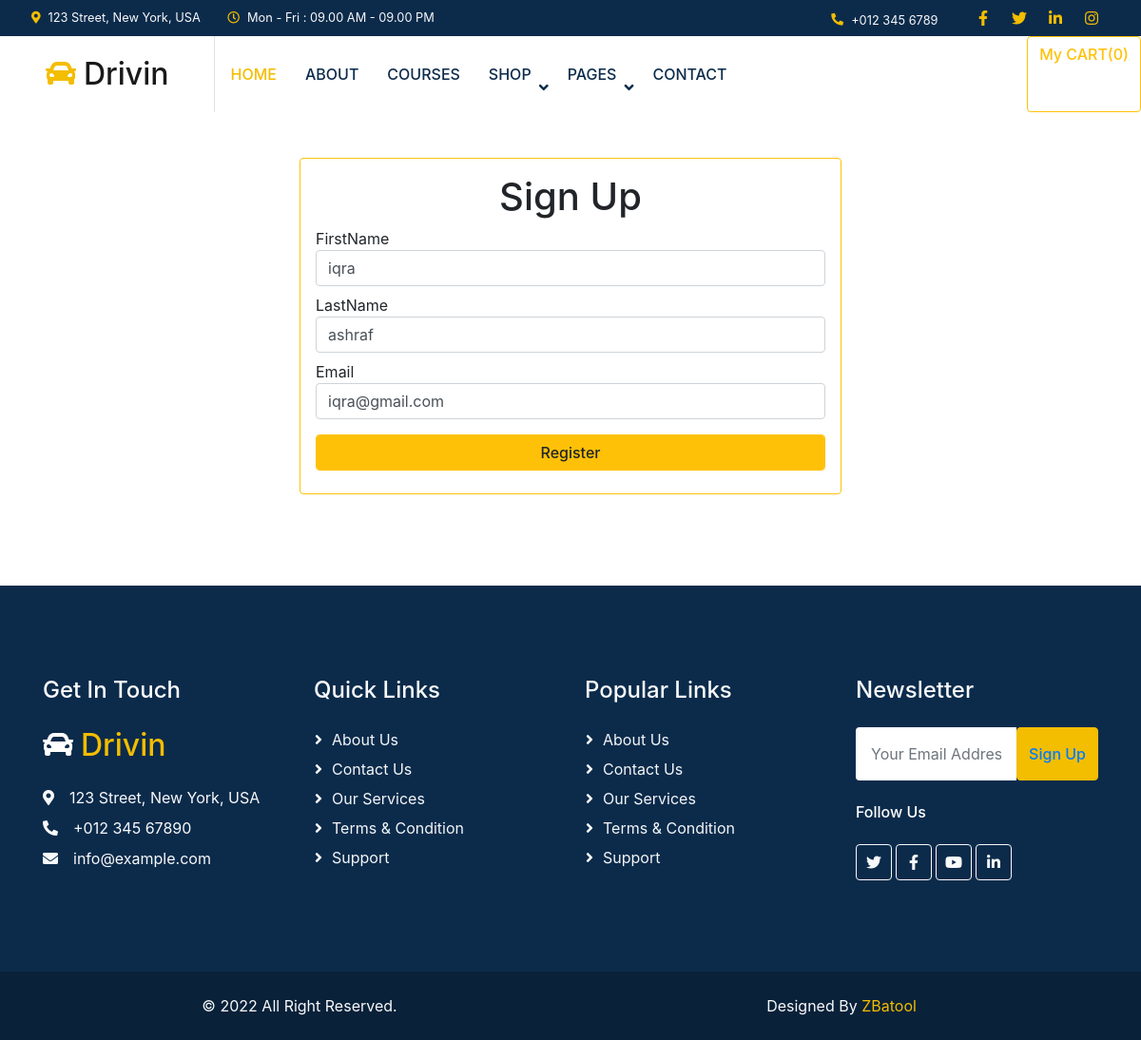
/front/edit-sign.php?edit_id=1, run on the app's committed database.
### tables this page shows
CREATE TABLE `front` (
  `id` int(123) NOT NULL,
  `f_name` varchar(123) NOT NULL,
  `l_name` varchar(123) NOT NULL,
  `u_email` varchar(123) NOT NULL,
  `u_password` varchar(123) NOT NULL,
  `status` varchar(123) NOT NULL
);

### front/edit-sign.php (the view, shortened to what this page needs)
<?php
include_once "header.php";
include_once "connection.php";
$edit_id=$_GET['edit_id'];
$Select="SELECT * FROM `front` WHERE id='$edit_id'";
$query=mysqli_query($conn,$Select);
$row=mysqli_fetch_array($query);
?>
<div class="container">
        <div class="row">
            <div class="col-md-6 mt-5 offset-3 shadow-lg p-3 bg-body rounded border border-warning ">
    <form action="function.php" method="post">
       <center> <h1>Sign Up</h1></center>
       <label for="" class="w-100">
                    FirstName
                    <input type="text" class="form-control" name="f_name" placeholder="Enter Your Name" value="<?php echo $row['f_name'] ?>">
                </label>
                <label for="" class="w-100">
                    LastName
                    <input type="text" class="form-control" name="l_name" placeholder="Enter Your Name" value="<?php echo $row['l_name'] ?>">
                </label>
                <label for="" class="w-100">
                    Email
                    <input type="email" class="form-control" name="u_email" placeholder="Enter Your Name" value="<?php echo $row['u_email'] ?>">
                </label>
        <button type="submit" name="signupbtn" class="btn mt-2 mb-2 form-control btn-warning">Register</button>
    </form>
    </div>
    </div>
    </div>
<?php include_once "footer.php"; ?>

### front/css/style.css (style rules this page uses)
* { margin: 0; padding: 0; }
:root { --pri: #F3BD00; --sec: #757575; --lig: #F3F6F8; --dar: #0C2B4B; }
.btn { font-weight: 500; transition: .5s; }

### data on the page
front: f_name "iqra", l_name "ashraf", u_email "iqra@gmail.com"

### other printed values
$count "0"
